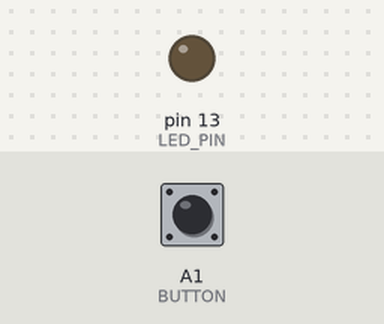
Simulated run of this sketch. Board: Arduino Uno, built with avr-gcc and run on an emulated ATmega328P. Shown: output pins drawn as LEDs (lit = HIGH). Inputs (shaded band) come from the test bench; at power-on: A1 (BUTTON) HIGH.

Above: at 1.2 s.
1.3 s: A1 (BUTTON) pulled LOW for 3.2 s
At 5.9 s:
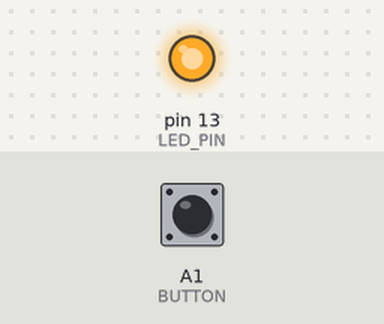
Timing chart, 0 to 12.0 s (numbered marks = the images above; inputs shaded):
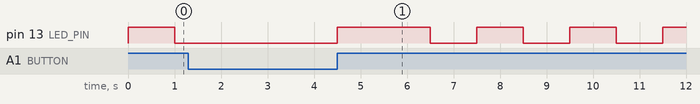

The sketch:

aula1Ex1.2.ino
```cpp
#define LED_PIN 13
#define BUTTON A1

void switchLed(int on) {
  if (on) {
    digitalWrite(LED_PIN, LOW);
  }
  else {
    digitalWrite(LED_PIN, HIGH);
  }
}

int getButton() {
  return !digitalRead(BUTTON);
}

unsigned long lastBlink = 0;
int lightsOn = 0;
int needsToGoOff = 0;

void setup() {
  // put your setup code here, to run once:
  pinMode(LED_PIN, OUTPUT);
  pinMode(A1, INPUT_PULLUP);
  switchLed(lightsOn);
}

void loop() {
  // put your main code here, to run repeatedly:
  unsigned long now = millis();

  if (getButton()) {
    lastBlink = now;
    switchLed(1);
    needsToGoOff = 1;
  }
  else {
    if (needsToGoOff) {
      switchLed(0);
      needsToGoOff = 0;
    }
  }

  if (now >= lastBlink + 1000) {
    lightsOn = !lightsOn;
    switchLed(lightsOn);
    lastBlink = now;
  }
}
```

Measured:
- by itself, pin 13 (LED_PIN): repeats every 2.0 s: LOW 1.0 s, HIGH 1.0 s
